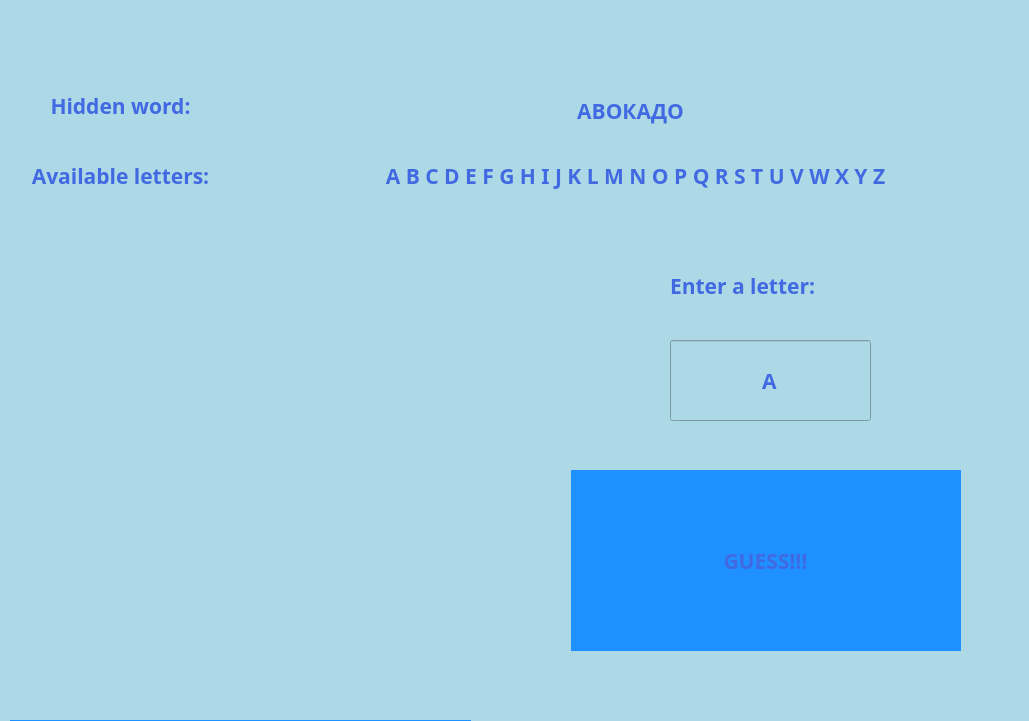
<?xml version="1.0" encoding="UTF-8"?>
<ui version="4.0">
 <class>MainWindow</class>
 <widget class="QMainWindow" name="MainWindow">
  <property name="geometry">
   <rect>
    <x>0</x>
    <y>0</y>
    <width>1029</width>
    <height>721</height>
   </rect>
  </property>
  <property name="font">
   <font>
    <family>Rubik</family>
    <pointsize>16</pointsize>
    <weight>75</weight>
    <bold>true</bold>
   </font>
  </property>
  <property name="windowTitle">
   <string>MainWindow</string>
  </property>
  <property name="styleSheet">
   <string notr="true">QWidget {
	color: #4169E1;
	background-color: #ADD8E6;
	font-family: Rubik;
	font-size: 16pt;
	font-weight: 600;
}

QPushButton {
	background-color: #1E90FF;
	border: none;
}
QPushButton:hover {
	background-color: #00BFFF;
}

QPushButton:pressed {
	background-color:#0000FF;
}

</string>
  </property>
  <widget class="QWidget" name="centralwidget">
   <widget class="QLabel" name="label">
    <property name="geometry">
     <rect>
      <x>0</x>
      <y>90</y>
      <width>241</width>
      <height>31</height>
     </rect>
    </property>
    <property name="text">
     <string>Hidden word:</string>
    </property>
    <property name="alignment">
     <set>Qt::AlignCenter</set>
    </property>
   </widget>
   <widget class="QLabel" name="word">
    <property name="geometry">
     <rect>
      <x>240</x>
      <y>90</y>
      <width>781</width>
      <height>41</height>
     </rect>
    </property>
    <property name="font">
     <font>
      <family>Rubik</family>
      <pointsize>16</pointsize>
      <weight>75</weight>
      <bold>true</bold>
     </font>
    </property>
    <property name="text">
     <string>АВОКАДО</string>
    </property>
    <property name="alignment">
     <set>Qt::AlignCenter</set>
    </property>
   </widget>
   <widget class="QLabel" name="label_2">
    <property name="geometry">
     <rect>
      <x>0</x>
      <y>160</y>
      <width>241</width>
      <height>31</height>
     </rect>
    </property>
    <property name="text">
     <string>Available letters:</string>
    </property>
    <property name="alignment">
     <set>Qt::AlignCenter</set>
    </property>
   </widget>
   <widget class="QLabel" name="label_3">
    <property name="geometry">
     <rect>
      <x>280</x>
      <y>150</y>
      <width>711</width>
      <height>51</height>
     </rect>
    </property>
    <property name="text">
     <string>A B C D E F G H I J K L M N O P Q R S T U V W X Y Z</string>
    </property>
    <property name="textFormat">
     <enum>Qt::AutoText</enum>
    </property>
    <property name="alignment">
     <set>Qt::AlignCenter</set>
    </property>
   </widget>
   <widget class="QLineEdit" name="lineEdit">
    <property name="geometry">
     <rect>
      <x>670</x>
      <y>340</y>
      <width>201</width>
      <height>81</height>
     </rect>
    </property>
    <property name="text">
     <string>А</string>
    </property>
    <property name="maxLength">
     <number>1</number>
    </property>
    <property name="alignment">
     <set>Qt::AlignCenter</set>
    </property>
   </widget>
   <widget class="QLabel" name="label_4">
    <property name="geometry">
     <rect>
      <x>670</x>
      <y>260</y>
      <width>351</width>
      <height>51</height>
     </rect>
    </property>
    <property name="text">
     <string>Enter a letter:</string>
    </property>
   </widget>
   <widget class="QPushButton" name="pushButton">
    <property name="geometry">
     <rect>
      <x>570</x>
      <y>470</y>
      <width>391</width>
      <height>181</height>
     </rect>
    </property>
    <property name="text">
     <string>GUESS!!!</string>
    </property>
   </widget>
   <widget class="QLabel" name="label_5">
    <property name="geometry">
     <rect>
      <x>-30</x>
      <y>240</y>
      <width>601</width>
      <height>451</height>
     </rect>
    </property>
    <property name="text">
     <string/>
    </property>
    <property name="pixmap">
     <pixmap>../img/1.png</pixmap>
    </property>
    <property name="scaledContents">
     <bool>false</bool>
    </property>
    <property name="alignment">
     <set>Qt::AlignCenter</set>
    </property>
   </widget>
   <widget class="QPushButton" name="pushButton_3">
    <property name="geometry">
     <rect>
      <x>10</x>
      <y>720</y>
      <width>461</width>
      <height>71</height>
     </rect>
    </property>
    <property name="text">
     <string>ВЫХОД ИЗ ИГРЫ</string>
    </property>
   </widget>
  </widget>
 </widget>
 <resources/>
 <connections/>
</ui>
